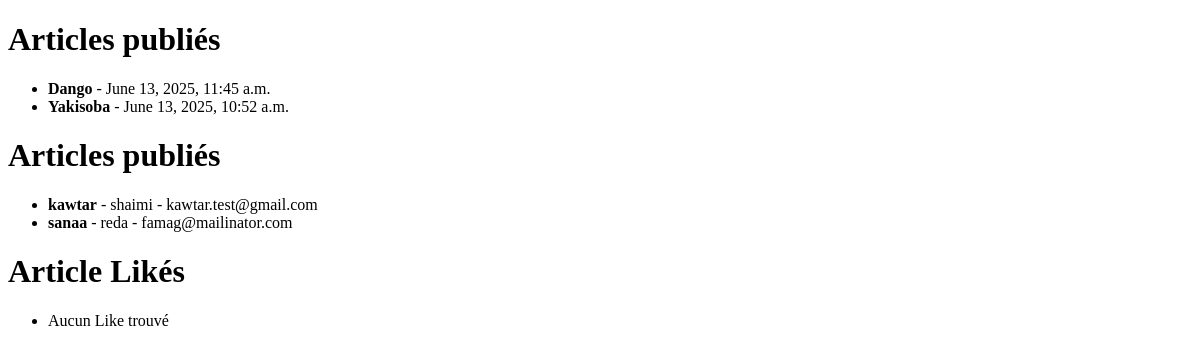
Before: / with the older database file.
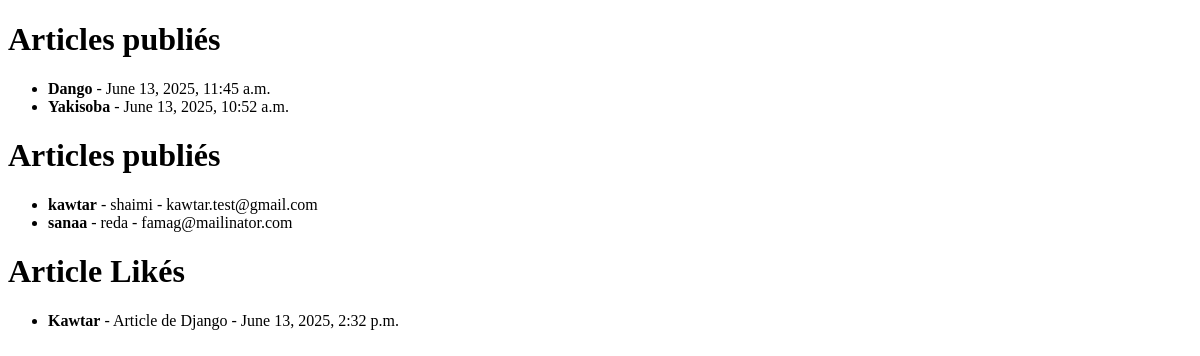
After: the same page with the newer database file.
### blog/models.py (models this page shows, shortened)
class Article(models.Model) :
    titre = models.CharField(max_length= 200)
    contenu = models.TextField()
    date_creation = models.DateTimeField(auto_now_add = True)
    date_modification = models.DateTimeField(auto_now = True)
    publie = models.BooleanField(default = False)
    class Meta :
        ordering = ['-date_creation']
        verbose_name = "Article"
        verbose_name_plural = "Articles"

class Utilisateur(models.Model) :
    nom = models.CharField(max_length = 30)
    prenom = models.CharField(max_length = 50)
    telephone = models.IntegerField()
    email = models.EmailField()
    class Meta :
        ordering = ['nom']
        verbose_name = 'Utilisateur'
        verbose_name_plural = 'Utilisateurs'

class Like(models.Model) :
    nomUser = models.CharField()
    nomArticle = models.CharField()
    date_like = models.DateTimeField(auto_now_add = True)
    class Meta :
        ordering = ['-date_like']
        verbose_name = 'Like'
        verbose_name_plural = 'Likes'

### blog/views.py (the view)
# urls.py: path('', views.index, name='index'),
def index(request):
    articles = Article.objects.filter(publie=True)
    utilisateurs = Utilisateur.objects.all()
    likes = Like.objects.all()
    return render(request, 'blog/index.html', {
        'articles': articles,
        'utilisateurs': utilisateurs,
        'likes': likes,
    })

### blog/templates/blog/index.html (shortened to what this page needs)
<!DOCTYPE html>
<html>
<head>
</head>
<body>
    <h1>Articles publiés</h1>
    <ul>
        {% for article in articles %}
            <li><strong>{{ article.titre }}</strong> - {{ article.date_creation }}</li>
        {% empty %}
            <li>Aucun article trouvé</li>
        {% endfor %}
    </ul>
    <h1>Articles publiés</h1>
    <ul>
        {% for user in utilisateurs %}
            <li><strong>{{ user.nom }}</strong> - {{ user.prenom }} - {{ user.email }}</li>
        {% empty %}
            <li>Aucun utilisateur trouvé</li>
        {% endfor %}
    </ul>
    <h1>Article Likés</h1>
    <ul>
        {% for like in likes %}
            <li><strong>{{ like.nomUser }}</strong> - {{ like.nomArticle }} - {{ like.date_like }}</li>
        {% empty %}
            <li>Aucun Like trouvé</li>
        {% endfor %}
    </ul>
</body>
</html>

Changed rows visible on the page:
added Like: nomUser "Kawtar", nomArticle "Article de Django", date_like "June 13, 2025, 2:32 p.m."
Other visible differences:
text no longer shown: "Aucun Like trouvé"
